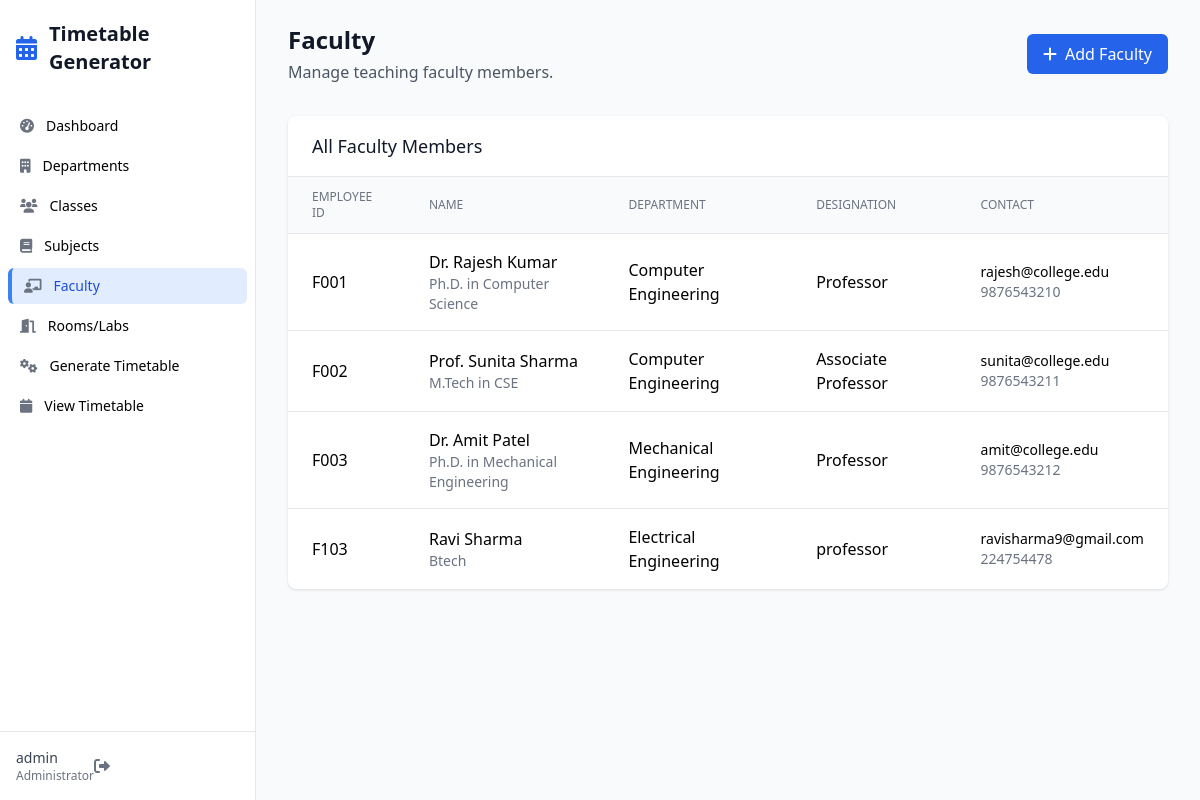
Page /faculty (signed in) on the committed database.
### app.py (models this page shows, shortened)
class User(UserMixin, db.Model):
    id = db.Column(db.Integer, primary_key=True)
    username = db.Column(db.String(80), unique=True, nullable=False)
    email = db.Column(db.String(120), unique=True, nullable=False)
    password_hash = db.Column(db.String(200))
    is_admin = db.Column(db.Boolean, default=False)
    created_at = db.Column(db.DateTime, default=datetime.utcnow)

class Faculty(db.Model):
    id = db.Column(db.Integer, primary_key=True)
    employee_id = db.Column(db.String(20), unique=True, nullable=False)
    name = db.Column(db.String(100), nullable=False)
    email = db.Column(db.String(120), unique=True, nullable=False)
    phone = db.Column(db.String(15))
    department_id = db.Column(db.Integer, db.ForeignKey('department.id'))
    designation = db.Column(db.String(50))
    qualification = db.Column(db.String(100))
    max_hours_per_day = db.Column(db.Integer, default=4)
    max_hours_per_week = db.Column(db.Integer, default=20)
    availability = db.Column(db.Text, default='{}')  # JSON storing availability per day
    created_at = db.Column(db.DateTime, default=datetime.utcnow)
    class_subjects = db.relationship('ClassSubject', backref='faculty_ref', lazy=True)
    mentored_batches = db.relationship('Batch', backref='mentor', lazy=True)
    timetable_entries = db.relationship('Timetable', backref='faculty_ref', lazy=True)

class Department(db.Model):
    id = db.Column(db.Integer, primary_key=True)
    code = db.Column(db.String(10), unique=True, nullable=False)
    name = db.Column(db.String(100), nullable=False)
    description = db.Column(db.Text)
    created_at = db.Column(db.DateTime, default=datetime.utcnow)
    classes = db.relationship('Class', backref='department', lazy=True)
    faculty = db.relationship('Faculty', backref='department', lazy=True)

### app.py (the view)
@app.route('/faculty')
@login_required
def manage_faculty():
    faculty_list = Faculty.query.all()
    departments = Department.query.all()
    return render_template('faculty.html', faculty_list=faculty_list, departments=departments)

### app.py (called while the page is built)
@login_manager.user_loader
def load_user(user_id):
    return db.session.get(User, int(user_id))

### templates/faculty.html (shortened to what this page needs)
{% extends "base.html" %}
{% block content %}
<div class="mb-8 flex justify-between items-center">
    <div>
        <h2 class="text-2xl font-bold text-gray-900">Faculty</h2>
        <p class="mt-1 text-gray-600">Manage teaching faculty members.</p>
    </div>
    <button onclick="toggleAddForm()" class="px-4 py-2 bg-primary-600 text-white rounded-md hover:bg-primary-700">
        <i class="fas fa-plus mr-2"></i>Add Faculty
    </button>
</div>
<div class="bg-white rounded-lg shadow overflow-hidden">
    <div class="px-6 py-4 border-b border-gray-200">
        <h3 class="text-lg font-medium text-gray-900">All Faculty Members</h3>
    </div>
    {% if faculty_list %}
    <div class="overflow-x-auto">
        <table class="min-w-full divide-y divide-gray-200">
            <thead class="bg-gray-50">
                <tr>
                    <th class="px-6 py-3 text-left text-xs font-medium text-gray-500 uppercase">Employee ID</th>
                    <th class="px-6 py-3 text-left text-xs font-medium text-gray-500 uppercase">Name</th>
                    <th class="px-6 py-3 text-left text-xs font-medium text-gray-500 uppercase">Department</th>
                    <th class="px-6 py-3 text-left text-xs font-medium text-gray-500 uppercase">Designation</th>
                    <th class="px-6 py-3 text-left text-xs font-medium text-gray-500 uppercase">Contact</th>
                </tr>
            </thead>
            <tbody class="divide-y divide-gray-200">
                {% for faculty in faculty_list %}
                <tr>
                    <td class="px-6 py-4">
                        <span class="font-medium">{{ faculty.employee_id }}</span>
                    </td>
                    <td class="px-6 py-4">
                        <div class="font-medium">{{ faculty.name }}</div>
                        <div class="text-sm text-gray-500">{{ faculty.qualification or '—' }}</div>
                    </td>
                    <td class="px-6 py-4">
                        {% if faculty.department %}
                            {{ faculty.department.name }}
                        {% else %}
                            <span class="text-gray-400">—</span>
                        {% endif %}
                    </td>
                    <td class="px-6 py-4">
                        {{ faculty.designation or '—' }}
                    </td>
                    <td class="px-6 py-4">
                        <div class="text-sm">{{ faculty.email }}</div>
                        {% if faculty.phone %}
                        <div class="text-sm text-gray-500">{{ faculty.phone }}</div>
                        {% endif %}
                    </td>
                </tr>
                {% endfor %}
            </tbody>
        </table>
    </div>
    {% else %}
    <div class="p-6 text-center text-gray-500">
        No faculty members found. Add your first faculty member!
    </div>
    {% endif %}
</div>
{% endblock %}

### templates/base.html (shortened to what this page needs)
<!DOCTYPE html>
<html lang="en" class="h-full bg-gray-50">
<head>
    <script src="https://cdn.tailwindcss.com"></script>
    <link href="https://cdnjs.cloudflare.com/ajax/libs/font-awesome/6.0.0/css/all.min.css" rel="stylesheet">
</head>
<body class="h-full">
    {% if current_user.is_authenticated %}
    <div class="min-h-full">
        <div class="hidden lg:fixed lg:inset-y-0 lg:flex lg:w-64 lg:flex-col">
            <div class="flex min-h-0 flex-1 flex-col border-r border-gray-200 bg-white">
                <div class="flex flex-1 flex-col overflow-y-auto pt-5 pb-4">
                    <div class="flex flex-shrink-0 items-center px-4">
                        <i class="fas fa-calendar-alt text-primary-600 text-2xl mr-3"></i>
                        <h1 class="text-xl font-bold text-gray-900">Timetable Generator</h1>
                    </div>
                    <nav class="mt-8 flex-1 space-y-1 px-2">
                        <a href="{{ url_for('dashboard') }}" class="sidebar-link group flex items-center px-3 py-2 text-sm font-medium rounded-md {% if request.endpoint == 'dashboard' %}active{% endif %}">
                            <i class="fas fa-tachometer-alt text-gray-500 mr-3 flex-shrink-0"></i>
                            Dashboard
                        </a>
                        <a href="{{ url_for('manage_departments') }}" class="sidebar-link group flex items-center px-3 py-2 text-sm font-medium rounded-md {% if request.endpoint == 'manage_departments' %}active{% endif %}">
                            <i class="fas fa-building text-gray-500 mr-3 flex-shrink-0"></i>
                            Departments
                        </a>
                        <a href="{{ url_for('manage_classes') }}" class="sidebar-link group flex items-center px-3 py-2 text-sm font-medium rounded-md {% if request.endpoint == 'manage_classes' %}active{% endif %}">
                            <i class="fas fa-users text-gray-500 mr-3 flex-shrink-0"></i>
                            Classes
                        </a>
                        <a href="{{ url_for('manage_subjects') }}" class="sidebar-link group flex items-center px-3 py-2 text-sm font-medium rounded-md {% if request.endpoint == 'manage_subjects' %}active{% endif %}">
                            <i class="fas fa-book text-gray-500 mr-3 flex-shrink-0"></i>
                            Subjects
                        </a>
                        <a href="{{ url_for('manage_faculty') }}" class="sidebar-link group flex items-center px-3 py-2 text-sm font-medium rounded-md {% if request.endpoint == 'manage_faculty' %}active{% endif %}">
                            <i class="fas fa-chalkboard-teacher text-gray-500 mr-3 flex-shrink-0"></i>
                            Faculty
                        </a>
                        <a href="{{ url_for('manage_rooms') }}" class="sidebar-link group flex items-center px-3 py-2 text-sm font-medium rounded-md {% if request.endpoint == 'manage_rooms' %}active{% endif %}">
                            <i class="fas fa-door-open text-gray-500 mr-3 flex-shrink-0"></i>
                            Rooms/Labs
                        </a>
                        <a href="{{ url_for('generate_timetable') }}" class="sidebar-link group flex items-center px-3 py-2 text-sm font-medium rounded-md {% if request.endpoint == 'generate_timetable' %}active{% endif %}">
                            <i class="fas fa-cogs text-gray-500 mr-3 flex-shrink-0"></i>
                            Generate Timetable
                        </a>
                        <a href="{{ url_for('view_timetable') }}" class="sidebar-link group flex items-center px-3 py-2 text-sm font-medium rounded-md {% if request.endpoint == 'view_timetable' %}active{% endif %}">
                            <i class="fas fa-calendar text-gray-500 mr-3 flex-shrink-0"></i>
                            View Timetable
                        </a>
                    </nav>
                </div>
                <div class="flex flex-shrink-0 border-t border-gray-200 p-4">
                    <div class="flex items-center">
                        <div>
                            <p class="text-sm font-medium text-gray-700">{{ current_user.username }}</p>
                            <p class="text-xs text-gray-500">Administrator</p>
                        </div>
                        <a href="{{ url_for('logout') }}" class="ml-auto">
                            <i class="fas fa-sign-out-alt text-gray-500 hover:text-red-500"></i>
                        </a>
                    </div>
                </div>
            </div>
        </div>
        <div class="lg:pl-64">
            <div class="flex flex-col">
                <main class="flex-1">
                    <div class="py-6">
                        <div class="mx-auto max-w-7xl px-4 sm:px-6 lg:px-8">
                            {% block content %}{% endblock %}
                        </div>
                    </div>
                </main>
            </div>
        </div>
    </div>
    {% else %}
        {% block auth_content %}{% endblock %}
    {% endif %}
</body>
</html>

### templates/base.html (style rules this page uses)
.sidebar-link.active { background-color: rgba(59, 130, 246, 0.15); border-left: 4px solid #3b82f6; color: #1d4ed8; }

### rows in the picture
User: username "admin"
Faculty: employee_id "F001", name "Dr. Rajesh Kumar", qualification "Ph.D. in Computer Science", department.name "Computer Engineering", designation "Professor", email "rajesh@college.edu", phone "9876543210"
Faculty: employee_id "F002", name "Prof. Sunita Sharma", qualification "M.Tech in CSE", department.name "Computer Engineering", designation "Associate Professor", email "sunita@college.edu", phone "9876543211"
Faculty: employee_id "F003", name "Dr. Amit Patel", qualification "Ph.D. in Mechanical Engineering", department.name "Mechanical Engineering", designation "Professor", email "amit@college.edu", phone "9876543212"
Faculty: employee_id "F103", name "Ravi Sharma", qualification "Btech", department.name "Electrical Engineering", designation "professor", email "ravisharma9@gmail.com", phone "224754478"
